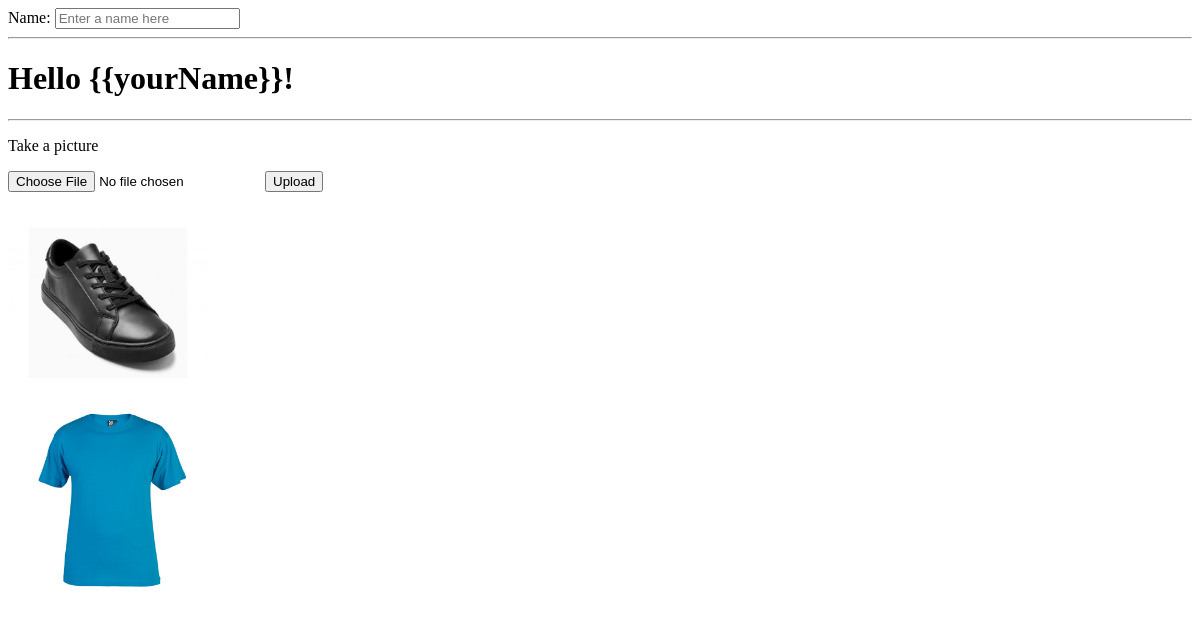
Before: / with the older database file.
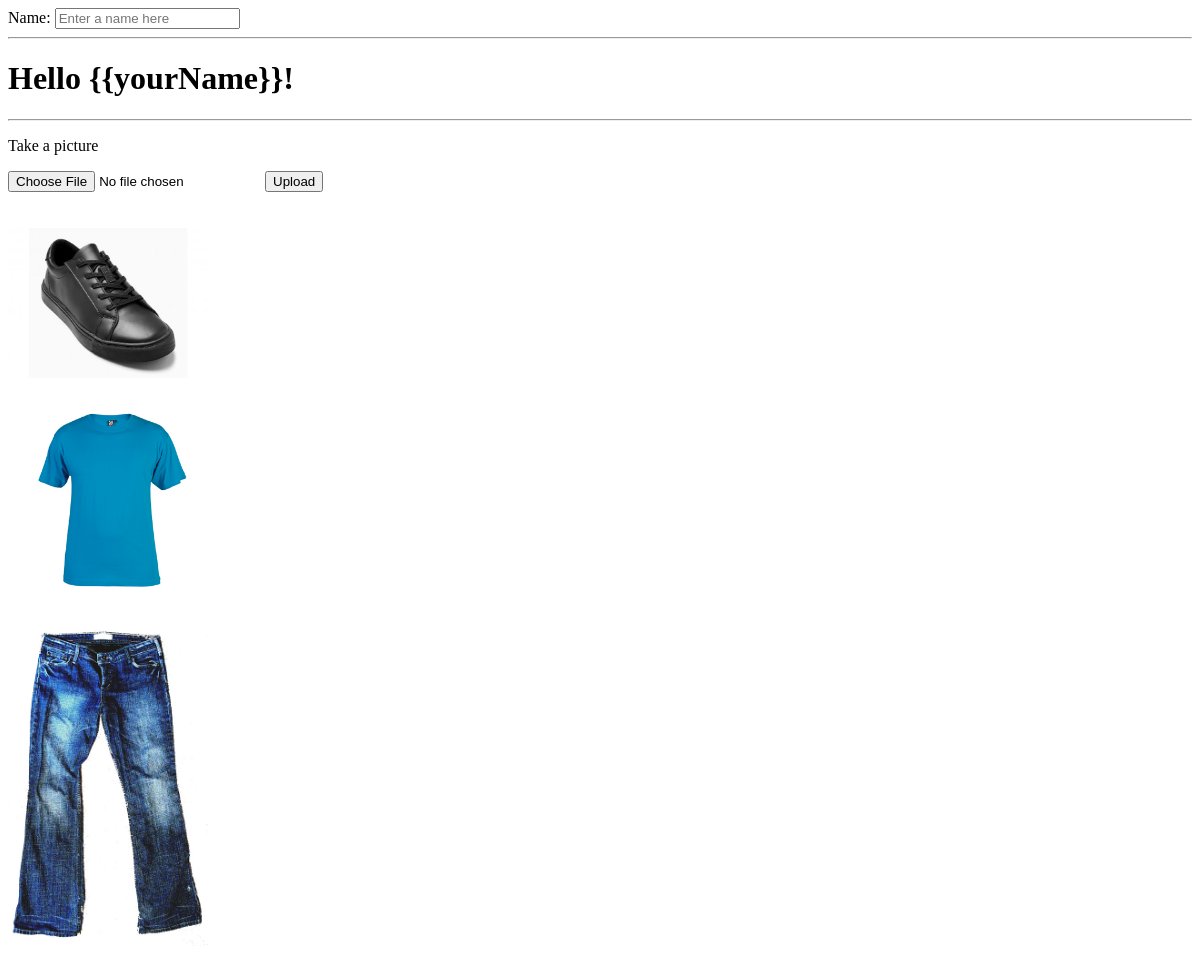
After: the same page with the newer database file.
### tables this page shows
CREATE TABLE `t_test` (
  `id` int(10) UNSIGNED NOT NULL,
  `img_path` varchar(128) DEFAULT NULL,
  `img_name` varchar(128) DEFAULT NULL
);

### include/show_img.php (the view, shortened to what this page needs)
<?php
require_once 'login.php';
$conn = new mysqli($ServerName, $UserName, $Password, $DataBase);
$query =  "SELECT * FROM t_test";
$result = $conn->query($query);
$rows = $result->num_rows;
for ($j = 0; $j < $rows; $j++) {
    $result->data_seek($j);
    $row = $result->fetch_array(MYSQLI_ASSOC);
    echo "<br>";
    echo '<img src="' . $row['img_path'] . $row['img_name'] . '" width="200px">';
    echo "<br>";
}

### index.php (shortened to what this page needs)
<!DOCTYPE html>
<html ng-app>
  <head>
  </head>
  <body>
  	<label>Name:</label>
	<input type="text" ng-model="yourName" placeholder="Enter a name here">
	<hr>
	<h1>Hello {{yourName}}!</h1>
	<hr>
	<form enctype="multipart/form-data" name="cloth" method="POST" action="include/picture_saving.php">
	  	<p>Take a picture</p>
	  	<input type="file" accept="image/*" name="test_pic">
	  	<input type="submit" value="Upload">
	</form>
    <br>
    <?php require_once './include/show_img.php';?>
  </body>
</html>

Changed rows visible on the page:
added t_test: img_path+img_name (picture)
